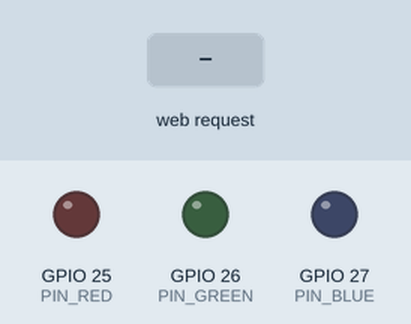
Simulated run of this sketch. Board: ESP32. On the bench: output pins drawn as LEDs (lit = HIGH). The inputs (shaded band) are chosen by the test bench. WiFi joins after 1.5 s; servers stay silent unless stated; what the sketch prints to the serial monitor is not drawn.

Above: at 3.2 s.
3.3 s: HTTP request GET /red/on received
At 4.4 s:
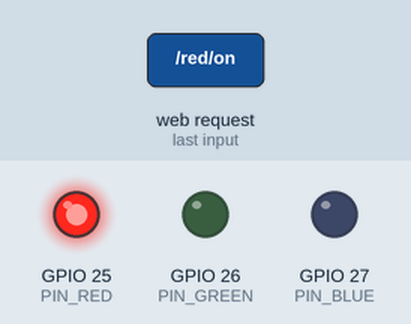
4.8 s: HTTP request GET /red/off received
At 5.5 s:
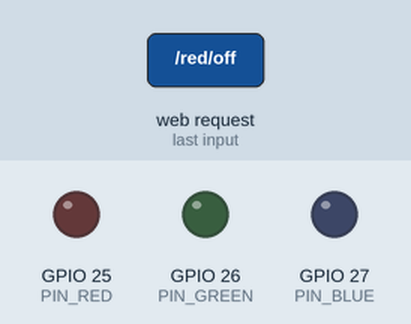
Timing chart, 0 to 7.8 s (numbered marks = the images above; inputs shaded):
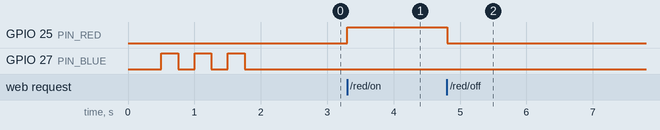

The sketch:

04_wifi_test.ino
```cpp
/*
  04_wifi_test.ino  -  Heart Doll, Phase 1, Test D: WiFi and a phone page

  What this sketch does
  ---------------------
  1. Joins your WiFi (phone hotspot), blinking the LED blue while it tries.
  2. Prints its IP address and makes itself reachable as heartdoll.local.
  3. Serves a tiny web page with "Red on" / "Red off" buttons.
  Opening that page on your phone and lighting the LED proves the whole
  chain the real build needs: phone -> WiFi -> ESP32 -> LED.

  Why it exists
  -------------
  WiFi problems (wrong band, typo in the password, a network the ESP32
  can't join) are the most common time sink in ESP32 projects. Finding
  them here, in a small sketch, keeps them out of the main build.

  Libraries (Arduino IDE: Sketch -> Include Library -> Manage Libraries)
  ---------------------------------------------------------------------
    "ESP Async WebServer" by ESP32Async   (3.12.x)
    "Async TCP"           by ESP32Async   (3.5.x)
  Install both. Avoid older look-alikes by other authors.

  Files in this sketch folder
  ---------------------------
    04_wifi_test.ino  this file
    secrets.h         your WiFi name and password (never committed)
    secrets.example.h template: copy it to secrets.h and fill it in
*/

#include <WiFi.h>                // built into the esp32 package
#include <ESPmDNS.h>             // built in: the "heartdoll.local" name
#include <AsyncTCP.h>            // library: networking underneath the server
#include <ESPAsyncWebServer.h>   // library: the web server

// WIFI_SSID and WIFI_PASSWORD. A fresh clone has no secrets.h yet, so it
// builds with the placeholders in secrets.example.h until you add one.
#if __has_include("secrets.h")
#include "secrets.h"
#else
#pragma message "secrets.h not found: using the placeholders in secrets.example.h"
#include "secrets.example.h"
#endif

// ---------------------------------------------------------------------
// Settings
// ---------------------------------------------------------------------
const int  PIN_RED   = 25;
const int  PIN_GREEN = 26;
const int  PIN_BLUE  = 27;
const bool COMMON_ANODE = false;   // copy from Test A's result

const char HOSTNAME[] = "heartdoll";              // -> http://heartdoll.local
const unsigned long CONNECT_TIMEOUT_MS = 20000;   // give up waiting after 20 s

// The web server listens on port 80, the normal port for http:// pages.
AsyncWebServer server(80);

bool redOn = false;           // what the page last asked for
int  lastWifiStatus = -1;     // to print only when the status changes


// ---------------------------------------------------------------------
// LED helpers
// ---------------------------------------------------------------------
void setChannel(int pin, bool on) {
  if (COMMON_ANODE) digitalWrite(pin, on ? LOW : HIGH);
  else              digitalWrite(pin, on ? HIGH : LOW);
}


// ---------------------------------------------------------------------
// WiFi status in words. (The status is passed as a plain int on purpose:
// see the Arduino prototype gotcha in docs/gotchas.md.)
// ---------------------------------------------------------------------
const char* wifiStatusText(int status) {
  switch (status) {
    case WL_CONNECTED:       return "connected";
    case WL_NO_SSID_AVAIL:   return "network not found (name wrong, out of range, or 5 GHz only)";
    case WL_CONNECT_FAILED:  return "connection failed (usually a wrong password)";
    case WL_CONNECTION_LOST: return "connection lost";
    case WL_DISCONNECTED:    return "disconnected / still trying";
    case WL_IDLE_STATUS:     return "idle, about to try";
    default:                 return "other";
  }
}


// ---------------------------------------------------------------------
// The phone page. Built fresh on every request so it shows live values.
// ---------------------------------------------------------------------
String buildPage() {
  String html;
  html += "<!doctype html><html><head><meta charset='utf-8'>";
  html += "<meta name='viewport' content='width=device-width, initial-scale=1'>";
  html += "<title>Heart Doll test</title>";
  html += "<style>body{font-family:system-ui,sans-serif;margin:2rem;max-width:28rem}"
          "a{display:block;text-align:center;padding:1rem;margin:.6rem 0;border-radius:12px;"
          "text-decoration:none;font-size:1.2rem;font-weight:600}"
          ".on{background:#c0304a;color:#fff}.off{background:#ddd;color:#222}</style>";
  html += "</head><body>";
  html += "<h1>Heart Doll is online</h1>";
  html += "<p>Red LED is <b>";
  html += redOn ? "ON" : "OFF";
  html += "</b></p>";
  html += "<a class='on' href='/red/on'>Red on</a>";
  html += "<a class='off' href='/red/off'>Red off</a>";
  html += "<p>Signal strength: ";
  html += String(WiFi.RSSI());
  html += " dBm (above -70 is fine)<br>Uptime: ";
  html += String(millis() / 1000);
  html += " s</p></body></html>";
  return html;
}


// ---------------------------------------------------------------------
// setup()
// ---------------------------------------------------------------------
void setup() {
  Serial.begin(115200);
  delay(500);

  pinMode(PIN_RED, OUTPUT);
  pinMode(PIN_GREEN, OUTPUT);
  pinMode(PIN_BLUE, OUTPUT);
  setChannel(PIN_RED, false);
  setChannel(PIN_GREEN, false);
  setChannel(PIN_BLUE, false);

  Serial.println();
  Serial.println("=== Heart Doll - Phase 1, Test D: WiFi ===");
  Serial.print("Joining network: ");
  Serial.println(WIFI_SSID);

  // Station mode = join an existing network (as opposed to creating one).
  WiFi.mode(WIFI_STA);
  WiFi.setHostname(HOSTNAME);
  WiFi.begin(WIFI_SSID, WIFI_PASSWORD);

  // Wait for the connection, blinking blue. Blocking here is fine: the
  // sketch has nothing else to do yet. (The main build won't block.)
  unsigned long start = millis();
  bool blueOn = false;
  while (WiFi.status() != WL_CONNECTED && millis() - start < CONNECT_TIMEOUT_MS) {
    blueOn = !blueOn;
    setChannel(PIN_BLUE, blueOn);
    Serial.print(".");
    delay(250);
  }
  setChannel(PIN_BLUE, false);
  Serial.println();

  if (WiFi.status() != WL_CONNECTED) {
    Serial.print("Could not connect. Status: ");
    Serial.println(wifiStatusText(WiFi.status()));
    Serial.println("Check secrets.h, that the hotspot is on, and that it's 2.4 GHz.");
    Serial.println("The ESP32 keeps trying in the background; watch for 'connected' below.");
  }

  // Routes: which URL does what. Each handler runs when a request arrives.
  server.on("/", HTTP_GET, [](AsyncWebServerRequest *request) {
    request->send(200, "text/html", buildPage());
  });
  server.on("/red/on", HTTP_GET, [](AsyncWebServerRequest *request) {
    redOn = true;
    setChannel(PIN_RED, true);
    Serial.println("Phone says: red ON");
    request->redirect("/");   // send the browser back to the main page
  });
  server.on("/red/off", HTTP_GET, [](AsyncWebServerRequest *request) {
    redOn = false;
    setChannel(PIN_RED, false);
    Serial.println("Phone says: red OFF");
    request->redirect("/");
  });
  server.begin();
}


// ---------------------------------------------------------------------
// loop(): report WiFi changes and start the .local name once connected
// ---------------------------------------------------------------------
bool mdnsStarted = false;

void loop() {
  int status = WiFi.status();

  if (status != lastWifiStatus) {
    lastWifiStatus = status;
    Serial.print("WiFi: ");
    Serial.println(wifiStatusText(status));

    if (status == WL_CONNECTED) {
      Serial.print("Open on your phone:  http://");
      Serial.println(WiFi.localIP());
      if (!mdnsStarted && MDNS.begin(HOSTNAME)) {
        MDNS.addService("http", "tcp", 80);
        mdnsStarted = true;
      }
      if (mdnsStarted) {
        Serial.print("or try:              http://");
        Serial.print(HOSTNAME);
        Serial.println(".local");
      }
    }
  }

  // While disconnected, blink blue without blocking (on 120 ms every 2 s).
  if (status != WL_CONNECTED) {
    setChannel(PIN_BLUE, (millis() % 2000) < 120);
  } else {
    setChannel(PIN_BLUE, false);
  }

  delay(10);   // nothing time-critical here; keeps the loop relaxed
}
```

secrets.example.h
```cpp
/*
  secrets.example.h  -  template for your WiFi name and password.

  Copy this file to secrets.h in the same folder and fill in your
  network. secrets.h is listed in .gitignore, so it never goes to GitHub.
  Until secrets.h exists, the sketch builds with these placeholders: it
  runs, but can't join a network.

  Use a 2.4 GHz network (iPhone hotspot: turn on "Maximize Compatibility").
*/
#pragma once

const char WIFI_SSID[]     = "YourHotspotName";
const char WIFI_PASSWORD[] = "YourHotspotPassword";
```

Measured:
- after the input at 3.3 s, GPIO 25 (PIN_RED): LOW → HIGH at once
- after the input at 4.8 s, GPIO 25 (PIN_RED): HIGH → LOW at once
